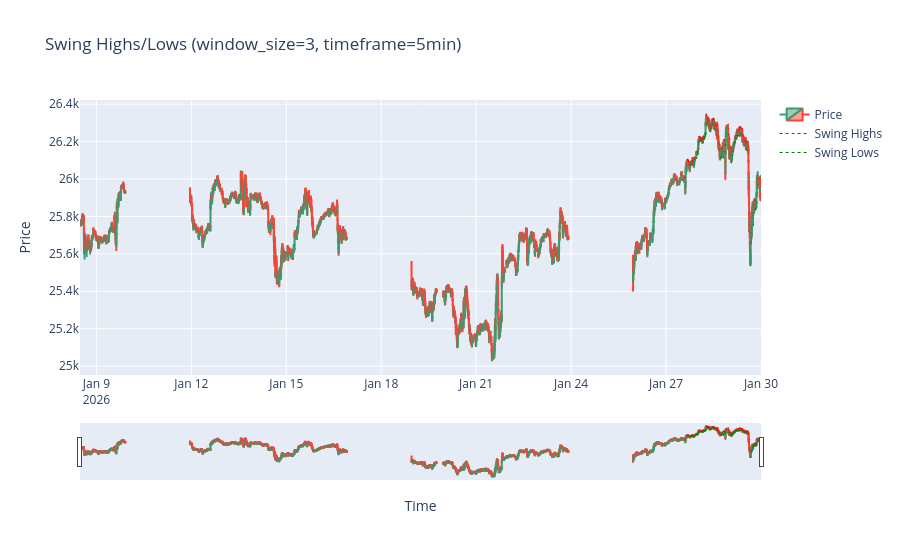

The notebook cell saved with this chart:
### Code cell


### Figure 1 — Plotly figure (JSON) as saved in the notebook; plotly's stock layout.template omitted (floating-point values rounded to 4 significant figures; data arrays with more than 128 entries replaced by an {"elided": "..."} marker saying what was removed)
{"data": [{"close": {"elided": "6198 float values"}, "high": {"elided": "6198 float values"}, "low": {"elided": "6198 float values"}, "name": "Price", "open": {"elided": "6198 float values"}, "type": "candlestick", "x": {"elided": "6198 str values"}}, {"hoverinfo": "skip", "line": {"color": "red", "dash": "dot", "width": 1}, "mode": "lines", "name": "Swing Highs", "type": "scatter", "x": {"elided": "900 str values"}, "y": {"elided": "900 float values"}}, {"hoverinfo": "skip", "line": {"color": "green", "dash": "dot", "width": 1}, "mode": "lines", "name": "Swing Lows", "type": "scatter", "x": {"elided": "900 str values"}, "y": {"elided": "900 float values"}}], "layout": {"title": {"text": "Swing Highs/Lows (window_size=3, timeframe=5min)"}, "xaxis": {"title": {"text": "Time"}}, "yaxis": {"title": {"text": "Price"}}}}
